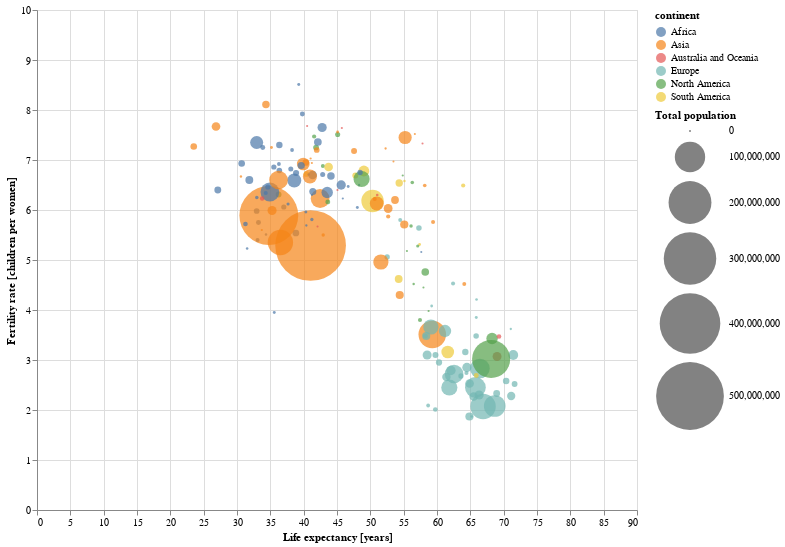

Write notebook code for a chart like this one.
### Markdown cell above
### Create an interactive visualisation with Altair

### Code cell
#https://altair-viz.github.io/index.html
# https://www.datacamp.com/community/tutorials/altair-in-python
#https://altair-viz.github.io/user_guide/customization.html#adjusting-chart-size

# For large datasets with > 5000 rows
alt.data_transformers.disable_max_rows()

# Creates the slider
select_year = alt.selection_single(
    name='Select', fields=['year'], init={'year': 1950},
    bind=alt.binding_range(min=1950, max=2010, step=1)
)

# Creates the chart itself as scatter plot
chart = alt.Chart(df_subset).mark_point(filled=True).encode(
    # X-Axis
    alt.X('Life expectancy', title='Life expectancy [years]', 
          scale=alt.Scale(domain=(0, 90))), 
    # Y-Axis
    alt.Y('Total fertility rate', title='Fertility rate [children per women]', 
          scale=alt.Scale(domain=(0, 10))),
    # Circle Size
    alt.Size('Total population'),
    # Colour of circle
    alt.Color('continent'),
    # Opacity of the circle
    alt.OpacityValue(0.7),
    # Show for each circle - country name, fertility rate, etc. if hover over
    tooltip = [alt.Tooltip('country:N'),
               alt.Tooltip('Total fertility rate:Q'),
               alt.Tooltip('Life expectancy:Q'),
               alt.Tooltip('Total population:Q')
              ]
    # add the slider
).add_selection(select_year
).transform_filter(select_year
  # chart size                 
).properties(
    width=600,
    height=500
)

# change circle size
chart.configure_scale(maxSize=5000)

### Figure 1 — Vega-Lite specification as saved in the notebook (floating-point values rounded to 4 significant figures; data arrays with more than 128 entries replaced by an {"elided": "..."} marker saying what was removed)
{"config": {"view": {"continuousWidth": 400, "continuousHeight": 300}, "scale": {"maxSize": 5000}}, "data": {"name": "data-a9cc60e549e9acdf4688b4da29b4ae1f"}, "mark": {"type": "point", "filled": true}, "encoding": {"color": {"type": "nominal", "field": "continent"}, "opacity": {"value": 0.7}, "size": {"type": "quantitative", "field": "Total population"}, "tooltip": [{"type": "nominal", "field": "country"}, {"type": "quantitative", "field": "Total fertility rate"}, {"type": "quantitative", "field": "Life expectancy"}, {"type": "quantitative", "field": "Total population"}], "x": {"type": "quantitative", "field": "Life expectancy", "scale": {"domain": [0, 90]}, "title": "Life expectancy [years]"}, "y": {"type": "quantitative", "field": "Total fertility rate", "scale": {"domain": [0, 10]}, "title": "Fertility rate [children per women]"}}, "height": 500, "selection": {"Select": {"type": "single", "fields": ["year"], "init": {"year": 1950}, "bind": {"input": "range", "max": 2010, "min": 1950, "step": 1}}}, "transform": [{"filter": {"selection": "Select"}}], "width": 600, "$schema": "https://vega.github.io/schema/vega-lite/v4.8.1.json", "datasets": {"data-a9cc60e549e9acdf4688b4da29b4ae1f": {"elided": "13770 records"}}}
